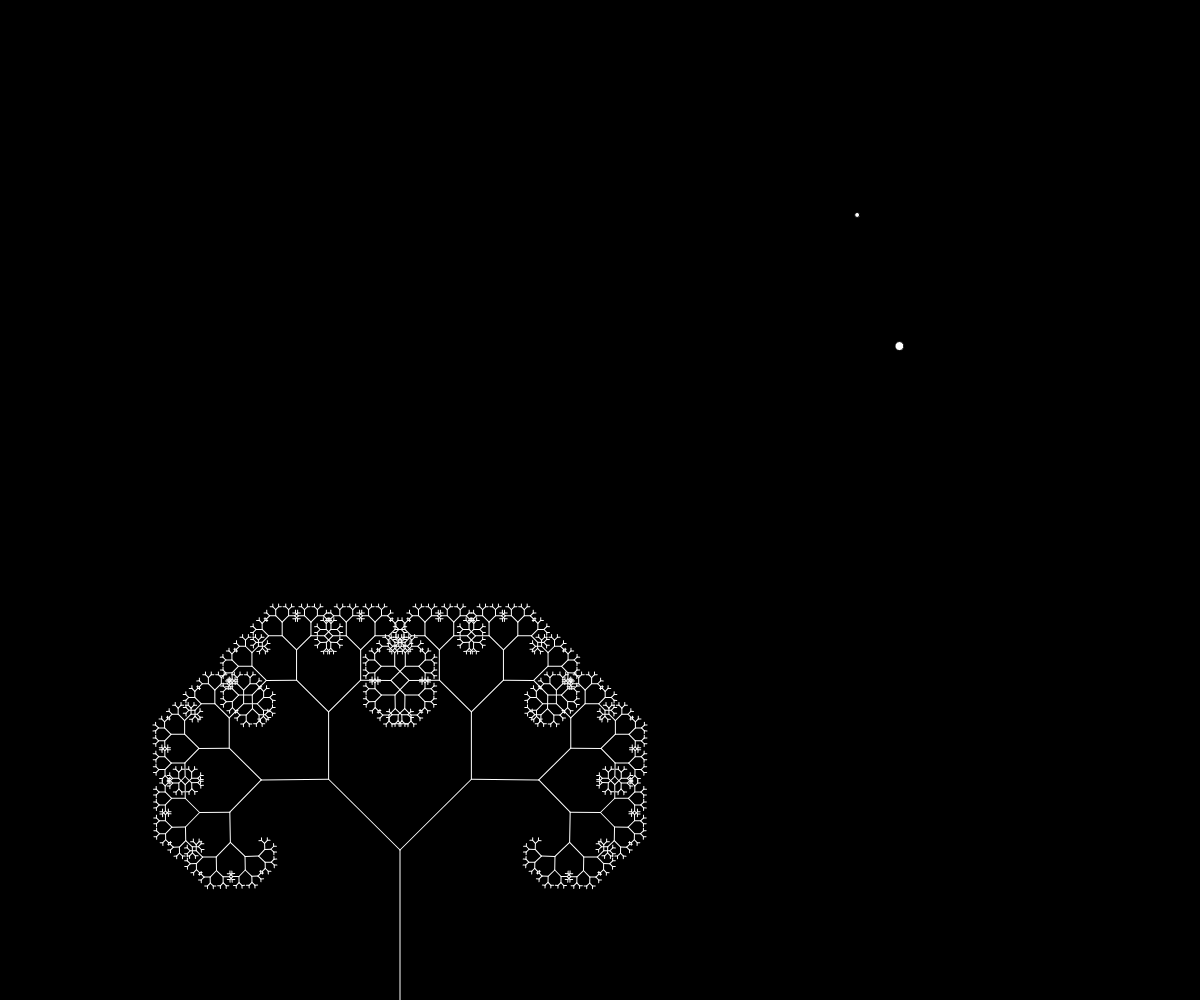
Frame 1 (no input)
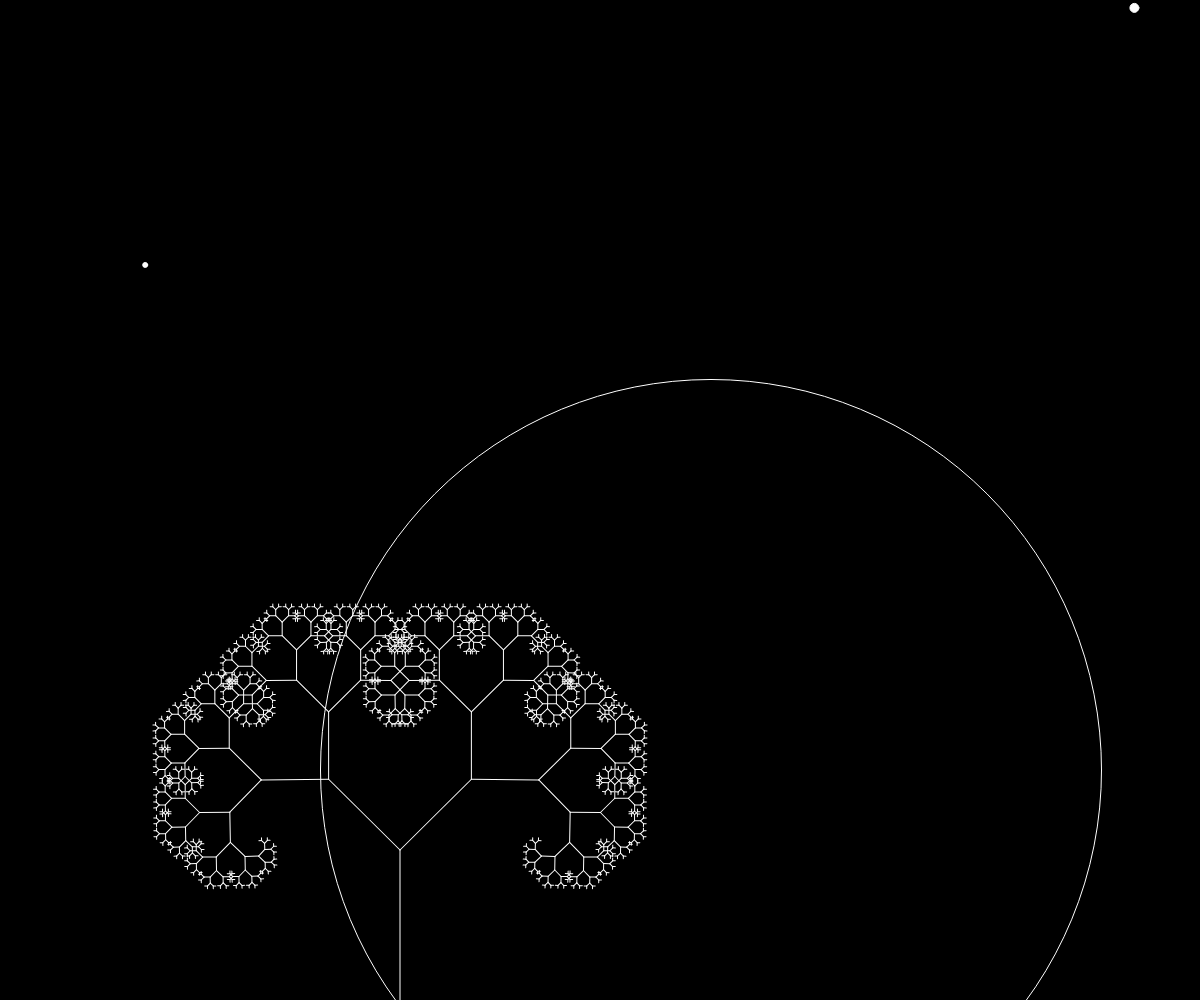
Frame 60 (no input)
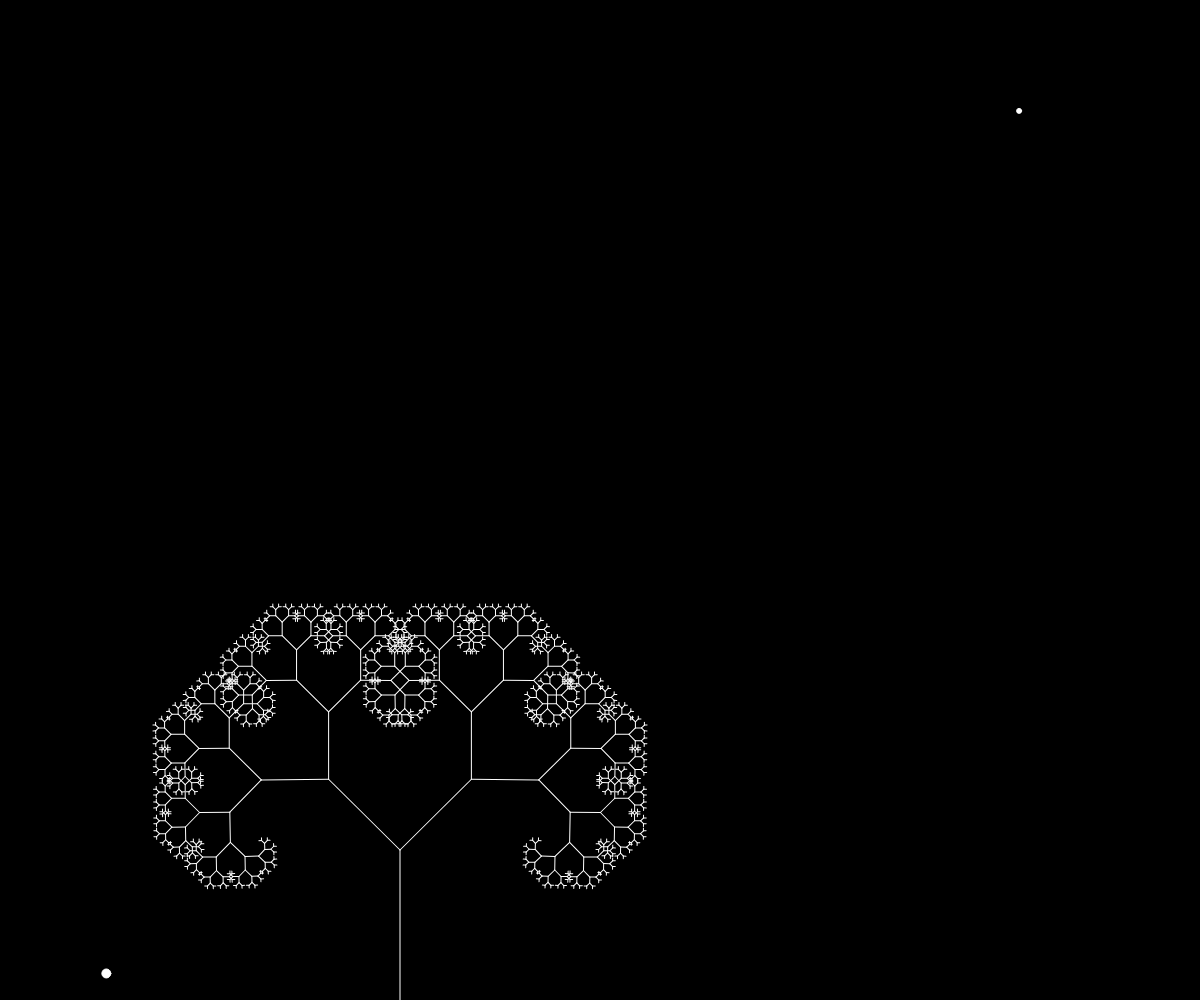
Frame 120 (the mouse pressed at the canvas centre since frame 60)

The p5.js sketch that drew these frames (run headless with seeded random() and noise() and a simulated clock; from frame 60 on, the mouse is pressed at the canvas centre):

// p5.js sketch
// ── sketch.js
//variables for ball
var x = 180;
var y = 180;
var xspeed = 9;
var yspeed = 10;
//variables for fractal tree
var angle = 0;
var slider;

function setup() {
createCanvas(windowWidth, windowHeight);
slider = createSlider(0, TWO_PI, PI / 4, 0.01);
}

function draw() {
background(0);
//background stars
fill(255);
    ellipse(random(0, width), random(10, height), 5, 5);
    fill(255,255,255);
    ellipse(random(0, width), random(0, height), 9, 9);
// Ball actions
var d = dist(windowWidth/2, windowHeight/2, mouseX, mouseY);
//Ball visuals
  	fill (0,0);
  	ellipse (x, y, d, d);

      x = x + xspeed;

  	 if (x > windowWidth || x < 0)  {
     	xspeed = -xspeed;
    }

    y = y + yspeed;

  	if (y > windowHeight || y < 0) {
	 	  yspeed = -yspeed;
  	}
//Fractal Tree Visuals
angle = slider.value();
stroke(255);
translate(400, height);
branch(150);

}
//New function for the tree logistics
function branch(len) {
  line(0, 0, 0, -len);
  translate(0, -len);
  if (len > 4) {
    push();
    rotate(angle);
    branch(len * 0.67);
    pop();
    push();
    rotate(-angle);
    branch(len * 0.67);
    pop();
  }
}
